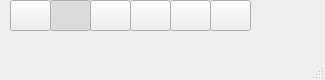
<?xml version="1.0" encoding="UTF-8"?>
<ui version="4.0">
 <class>MainWindow</class>
 <widget class="QMainWindow" name="MainWindow">
  <property name="geometry">
   <rect>
    <x>0</x>
    <y>0</y>
    <width>325</width>
    <height>80</height>
   </rect>
  </property>
  <property name="windowTitle">
   <string>flika</string>
  </property>
  <widget class="QWidget" name="centralwidget">
   <widget class="QPushButton" name="freehand">
    <property name="geometry">
     <rect>
      <x>130</x>
      <y>0</y>
      <width>41</width>
      <height>31</height>
     </rect>
    </property>
    <property name="text">
     <string/>
    </property>
    <property name="icon">
     <iconset>
      <normaloff>../images/freehand.png</normaloff>../images/freehand.png</iconset>
    </property>
    <property name="checkable">
     <bool>true</bool>
    </property>
    <property name="checked">
     <bool>false</bool>
    </property>
    <property name="autoExclusive">
     <bool>true</bool>
    </property>
    <property name="flat">
     <bool>false</bool>
    </property>
   </widget>
   <widget class="QPushButton" name="line">
    <property name="geometry">
     <rect>
      <x>90</x>
      <y>0</y>
      <width>41</width>
      <height>31</height>
     </rect>
    </property>
    <property name="text">
     <string/>
    </property>
    <property name="icon">
     <iconset>
      <normaloff>../images/line.png</normaloff>../images/line.png</iconset>
    </property>
    <property name="checkable">
     <bool>true</bool>
    </property>
    <property name="autoExclusive">
     <bool>true</bool>
    </property>
    <property name="flat">
     <bool>false</bool>
    </property>
   </widget>
   <widget class="QPushButton" name="rectangle">
    <property name="geometry">
     <rect>
      <x>50</x>
      <y>0</y>
      <width>41</width>
      <height>31</height>
     </rect>
    </property>
    <property name="text">
     <string/>
    </property>
    <property name="icon">
     <iconset>
      <normaloff>../images/rect.png</normaloff>../images/rect.png</iconset>
    </property>
    <property name="checkable">
     <bool>true</bool>
    </property>
    <property name="checked">
     <bool>true</bool>
    </property>
    <property name="autoExclusive">
     <bool>true</bool>
    </property>
    <property name="flat">
     <bool>false</bool>
    </property>
   </widget>
   <widget class="QPushButton" name="point">
    <property name="geometry">
     <rect>
      <x>170</x>
      <y>0</y>
      <width>41</width>
      <height>31</height>
     </rect>
    </property>
    <property name="text">
     <string/>
    </property>
    <property name="icon">
     <iconset>
      <normaloff>../images/point.png</normaloff>../images/point.png</iconset>
    </property>
    <property name="checkable">
     <bool>true</bool>
    </property>
    <property name="checked">
     <bool>false</bool>
    </property>
    <property name="autoExclusive">
     <bool>true</bool>
    </property>
    <property name="flat">
     <bool>false</bool>
    </property>
   </widget>
   <widget class="QPushButton" name="rect_line">
    <property name="geometry">
     <rect>
      <x>210</x>
      <y>0</y>
      <width>41</width>
      <height>31</height>
     </rect>
    </property>
    <property name="text">
     <string/>
    </property>
    <property name="icon">
     <iconset>
      <normaloff>../images/rect_line.png</normaloff>../images/rect_line.png</iconset>
    </property>
    <property name="checkable">
     <bool>true</bool>
    </property>
    <property name="checked">
     <bool>false</bool>
    </property>
    <property name="autoExclusive">
     <bool>true</bool>
    </property>
    <property name="flat">
     <bool>false</bool>
    </property>
   </widget>
   <widget class="QPushButton" name="mouse">
    <property name="geometry">
     <rect>
      <x>10</x>
      <y>0</y>
      <width>41</width>
      <height>31</height>
     </rect>
    </property>
    <property name="text">
     <string/>
    </property>
    <property name="icon">
     <iconset>
      <normaloff>../images/mouse.png</normaloff>../images/mouse.png</iconset>
    </property>
    <property name="checkable">
     <bool>true</bool>
    </property>
    <property name="checked">
     <bool>false</bool>
    </property>
    <property name="autoExclusive">
     <bool>true</bool>
    </property>
    <property name="flat">
     <bool>false</bool>
    </property>
   </widget>
  </widget>
  <widget class="QMenuBar" name="menubar">
   <property name="geometry">
    <rect>
     <x>0</x>
     <y>0</y>
     <width>325</width>
     <height>21</height>
    </rect>
   </property>
  </widget>
  <widget class="QStatusBar" name="statusbar"/>
 </widget>
 <resources/>
 <connections>
  <connection>
   <sender>freehand</sender>
   <signal>pressed()</signal>
   <receiver>line</receiver>
   <slot>raise()</slot>
   <hints>
    <hint type="sourcelabel">
     <x>120</x>
     <y>51</y>
    </hint>
    <hint type="destinationlabel">
     <x>120</x>
     <y>51</y>
    </hint>
   </hints>
  </connection>
 </connections>
</ui>
